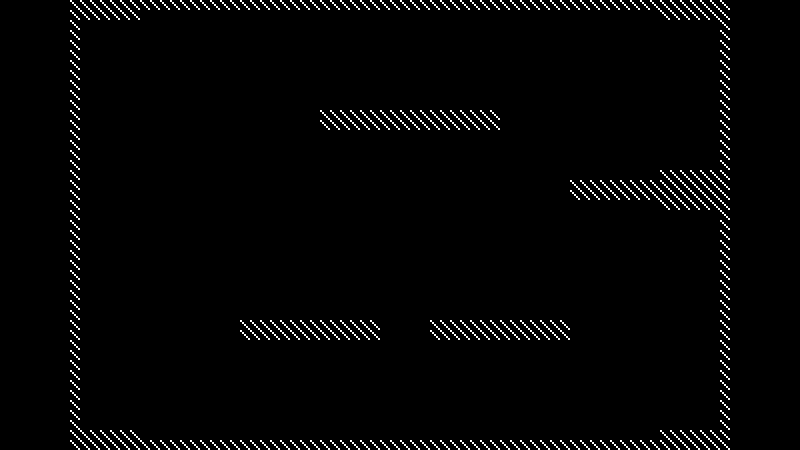

Tiled map render using the project's own tile images. Description and the map definition, with tile-layer contents summarised, below:
An orthogonal 80x45 tile map with 10x10 px tiles, 1 tile layer (Tile Layer 1), 3 tilesets and 2 objects.

<map version="1.0" orientation="orthogonal" renderorder="right-down" width="80" height="45" tilewidth="10" tileheight="10" nextobjectid="4">
 <tileset firstgid="1" name="debug10x10" tilewidth="10" tileheight="10" tilecount="1" columns="1">
  <image source="../assets/graphics/debug/tile10x10.gif" width="10" height="10" />
 </tileset>
 <tileset firstgid="2" name="debug_box" tilewidth="40" tileheight="40" tilecount="1" columns="1">
  <image source="../assets/graphics/debug/debug_box.gif" width="40" height="40" />
 </tileset>
 <tileset firstgid="3" name="debug_door" tilewidth="50" tileheight="80" tilecount="6" columns="6">
  <image source="../assets/graphics/debug/debug_door.gif" width="300" height="80" />
 </tileset>
 <layer name="Tile Layer 1" width="80" height="45">
  <data>[3600 cells, 376 non-empty, 1 distinct tile ids]</data>
 </layer>
 <objectgroup name="Object Layer Boxes">
  <object id="1" gid="2" x="589" y="180" width="40" height="40" />
 </objectgroup>
 <objectgroup name="Object Layer Door">
  <object id="3" gid="3" x="386" y="110" width="50" height="80">
   <properties>
    <property name="locked" type="bool" value="true" />
   </properties>
  </object>
 </objectgroup>
</map>
